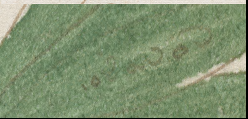
%> input picture test_image_4.png, 248 x 119 px
$ octave Final_test_case_4.m   (GNU Octave 9; MATLAB toolbox functions it lacks are replaced by stand-ins)
%> lines starting %> are read from the running program, lines starting %| are printed output that depends on the picture
### Colour_Seperation2.m
function [ImgR_back, ImgG_back, ImgB_back, Dye01_transmittance, Dye02_transmittance, Dye03_transmittance, LUTdye01, LUTdye02, LUTdye03, Q3x3Mat] = Colour_Seperation2(ImgR, ImgG, ImgB, colVectorID, DyeToBeRemovedID, doIcross)


%% INTERNAL PARAMETERS:
format long
[rowR, colR, nchR]  = size(ImgR);
Dye01_transmittance = zeros(rowR, colR);
Dye02_transmittance = zeros(rowR, colR);
Dye03_transmittance = zeros(rowR, colR);
ImgR_back           = zeros(rowR, colR);
ImgG_back           = zeros(rowR, colR);
ImgB_back          	= zeros(rowR, colR);
Const1ForNoLog0     = 0;
Const2ForNoLog0     = 0;


%% COEFFICIENTS CONNECTED TO THE colVectorID:
[SMrow, SMcol, SMnch]  = size(colVectorID);
if (SMrow==3 && SMcol==3 && SMnch==1)
    SM = colVectorID;
else

        error('ERROR: colVectorID is not correctly defined!');

end

    % "User values"
    MODx = [SM(1,1), SM(1,2), SM(1,3)];
    MODy = [SM(2,1), SM(2,2), SM(2,3)];
    MODz = [SM(3,1), SM(3,2), SM(3,3)];


%% COEFFICIENTS NORMALIZATION:

% Column-vector normalization to have 1 as final length of the columns in the 3D space.
len  = [0, 0, 0];
cosx = [0, 0, 0];
cosy = [0, 0, 0];
cosz = [0, 0, 0];
for i = 1:3
    len(i) = sqrt(MODx(i)*MODx(i) + MODy(i)*MODy(i) + MODz(i)*MODz(i)); % Normalization to have the lenght of the column equal to 1.
    if (len(i) ~= 0)
        cosx(i) = MODx(i)/len(i);
        cosy(i) = MODy(i)/len(i);
        cosz(i) = MODz(i)/len(i);
    end
end

% translation matrix
if (cosx(2)==0.0)
    if (cosy(2)==0.0)
        if (cosz(2)==0.0)
            %2nd colour is unspecified
            cosx(2)=cosz(1);
            cosy(2)=cosx(1);
            cosz(2)=cosy(1);
        end
    end
end

if cosx(3)==0.0
    if cosy(3)==0.0
        if cosz(3)==0.0
            %3rd colour is unspecified
            if doIcross==1
                cosx(3) = cosy(1) * cosz(2) - cosz(1) * cosy(2);
                cosy(3) = cosz(1) * cosx(2) - cosx(1) * cosz(2);
                cosz(3) = cosx(1) * cosy(2) - cosy(1) * cosx(2);
            else
                if ((cosx(1)*cosx(1) + cosx(2)*cosx(2))> 1)
                    %Colour_3 has a negative R component
                    cosx(3)=0.0;
                else
                    cosx(3)=sqrt(1.0-(cosx(1)*cosx(1))-(cosx(2)*cosx(2)));
                end

                if ((cosy(1)*cosy(1) + cosy(2)*cosy(2))> 1)
                    %Colour_3 has a negative G component
                    cosy(3)=0.0;
                else
                    cosy(3)=sqrt(1.0-(cosy(1)*cosy(1))-(cosy(2)*cosy(2)));
                end

                if ((cosz(1)*cosz(1) + cosz(2)*cosz(2))> 1)
                    %Colour_3 has a negative B component
                    cosz(3)=0.0;
                else
                    cosz(3)=sqrt(1.0-(cosz(1)*cosz(1))-(cosz(2)*cosz(2)));
                end
            end
        end
    end
end

leng = sqrt(cosx(3)*cosx(3) + cosy(3)*cosy(3) + cosz(3)*cosz(3));
if (leng ~= 0 && leng ~= 1)
    cosx(3)= cosx(3)/leng;
    cosy(3)= cosy(3)/leng;
    cosz(3)= cosz(3)/leng;
end

COS3x3Mat = [cosx(1) cosy(1) cosz(1); ...
             cosx(2) cosy(2) cosz(2); ...
             cosx(3) cosy(3) cosz(3)];


%% MATRIX Q USED FOR THE COLOUR DECONVOLUTION:

% Check the determinant to understand if the matrix is invertible
if det(COS3x3Mat)>=-0.001 && det(COS3x3Mat)<=0.001
    % Check column 1
    if (COS3x3Mat(1,1)+COS3x3Mat(2,1)+COS3x3Mat(3,1)==0)
        cosx(1) = 0.001;
        cosx(2) = 0.001;
        cosx(3) = 0.001;
    end
    % Check column 2
    if (COS3x3Mat(1,2)+COS3x3Mat(2,2)+COS3x3Mat(3,2)==0)
        cosy(1) = 0.001;
        cosy(2) = 0.001;
        cosy(3) = 0.001;
    end
    % Check column 3
    if (COS3x3Mat(1,3)+COS3x3Mat(2,3)+COS3x3Mat(3,3)==0)
        cosz(1) = 0.001;
        cosz(2) = 0.001;
        cosz(3) = 0.001;
    end
    % Check row 1
    if (COS3x3Mat(1,1)+COS3x3Mat(1,2)+COS3x3Mat(1,3)==0)
        cosx(1) = 0.001;
        cosy(1) = 0.001;
        cosz(1) = 0.001;
    end
    % Check row 2
    if (COS3x3Mat(2,1)+COS3x3Mat(2,2)+COS3x3Mat(2,3)==0)
        cosx(2) = 0.001;
        cosy(2) = 0.001;
        cosz(2) = 0.001;
    end
    % Check row 3
    if (COS3x3Mat(3,1)+COS3x3Mat(3,2)+COS3x3Mat(3,3)==0)
        cosx(3) = 0.001;
        cosy(3) = 0.001;
        cosz(3) = 0.001;
    end
    % Check diagonal 1
    if (COS3x3Mat(1,1)+COS3x3Mat(2,2)+COS3x3Mat(3,3)==0)
        cosx(1) = 0.001;
        cosy(2) = 0.001;
        cosz(3) = 0.001;
    end
    % Check diagonal 2
    if (COS3x3Mat(1,3)+COS3x3Mat(2,2)+COS3x3Mat(3,1)==0)
        cosz(1) = 0.001;
        cosy(2) = 0.001;
        cosx(3) = 0.001;
    end

    COS3x3Mat = [cosx(1) cosy(1) cosz(1); ...
                 cosx(2) cosy(2) cosz(2); ...
                 cosx(3) cosy(3) cosz(3)];

    if det(COS3x3Mat)>=-0.001 && det(COS3x3Mat)<=0.001
        for k = 1:3
            if (cosx(k)==0); cosx(k)=0.001; end
            if (cosy(k)==0); cosy(k)=0.001; end
            if (cosz(k)==0); cosy(k)=0.001; end
        end

        COS3x3Mat = [cosx(1) cosy(1) cosz(1); ...
                     cosx(2) cosy(2) cosz(2); ...
                     cosx(3) cosy(3) cosz(3)];

        if det(COS3x3Mat)>=-0.001 && det(COS3x3Mat)<=0.001
            disp('WARNING: the vector matrix is non invertible! So, the images of the cols (e.r. images with names: Stain0#_transmittance, and Stain0#_LUT) are OK, but the images with name "Img#_back" are unreliable!');
        end
    end
end

A = cosy(2) - cosx(2) * cosy(1) / cosx(1);
V = cosz(2) - cosx(2) * cosz(1) / cosx(1);
C = cosz(3) - cosy(3) * V/A + cosx(3) * (V/A * cosy(1) / cosx(1) - cosz(1) / cosx(1));
q2 = (-cosx(3) / cosx(1) - cosx(3) / A * cosx(2) / cosx(1) * cosy(1) / cosx(1) + cosy(3) / A * cosx(2) / cosx(1)) / C;
q1 = -q2 * V / A - cosx(2) / (cosx(1) * A);
q0 = 1.0 / cosx(1) - q1 * cosy(1) / cosx(1) - q2 * cosz(1) / cosx(1);
q5 = (-cosy(3) / A + cosx(3) / A * cosy(1) / cosx(1)) / C;
q4 = -q5 * V / A + 1.0 / A;
q3 = -q4 * cosy(1) / cosx(1) - q5 * cosz(1) / cosx(1);
q8 = 1.0 / C;
q7 = -q8 * V / A;
q6 = -q7 * cosy(1) / cosx(1) - q8 * cosz(1) / cosx(1);
Q3x3Mat = [q0, q3, q6; q1, q4, q7; q2, q5, q8];
Q3x3MatInverted = COS3x3Mat;

%% TRANSMITTANCE COMPUTATION:

for r = 1:rowR
    for c = 1:colR
        RGB1 = [ImgR(r,c), ImgG(r,c), ImgB(r,c)];
        if Const1ForNoLog0==0
            RGB1(RGB1==0)=1;
        end

        % Version1
        ACC = -log((RGB1+Const1ForNoLog0)./(255+Const1ForNoLog0));
        Dye01Dye02Dye03_Transmittance_v1 = 255.*exp(-ACC*Q3x3Mat);

        % Creation of the single mono-channels for the transmittance
        Dye01_transmittance(r,c) = Dye01Dye02Dye03_Transmittance_v1(1);
        Dye02_transmittance(r,c) = Dye01Dye02Dye03_Transmittance_v1(2);
        Dye03_transmittance(r,c) = Dye01Dye02Dye03_Transmittance_v1(3);
    end
end


rLUT = double(zeros(256,3));
gLUT = double(zeros(256,3));
bLUT = double(zeros(256,3));
for i= 1:3
    for j = 0:255
        if cosx(i)<0
            rLUT(256-j, i) = 255 + (j * cosx(i));
        else
            rLUT(256-j, i) = 255 - (j * cosx(i));
        end

        if cosy(i)<0
            gLUT(256-j, i) = 255 + (j * cosy(i));
        else
            gLUT(256-j, i) = 255 - (j * cosy(i));
        end

        if cosz(i)<0
            bLUT(256-j, i) = 255 + (j * cosz(i));
        else
            bLUT(256-j, i) = 255 - (j * cosz(i));
        end
    end
end

LUTdye01(:,1) = rLUT(:,1);
LUTdye01(:,2) = gLUT(:,1);
LUTdye01(:,3) = bLUT(:,1);
LUTdye02(:,1) = rLUT(:,2);
LUTdye02(:,2) = gLUT(:,2);
LUTdye02(:,3) = bLUT(:,2);
LUTdye03(:,1) = rLUT(:,3);
LUTdye03(:,2) = gLUT(:,3);
LUTdye03(:,3) = bLUT(:,3);
LUTdye01 = LUTdye01./255;
LUTdye02 = LUTdye02./255;
LUTdye03 = LUTdye03./255;

%% REMOVE THE CONTRIBUTION OF A col FROM THE RGB IMAGE:

% Select the stain to be removed:
if DyeToBeRemovedID == 1
    Dye01_transmittance = double(255.*ones(rowR, colR, 1));
elseif DyeToBeRemovedID == 2
    Dye02_transmittance = double(255.*ones(rowR, colR, 1));
elseif DyeToBeRemovedID == 3
    Dye03_transmittance = double(255.*ones(rowR, colR, 1));
end

% Use the Q3x3MatInverted to go back in RGB
for r = 1:rowR
    for c = 1:colR
        Dye01Dye02Dye03_transmittance = [Dye01_transmittance(r,c), Dye02_transmittance(r,c), Dye03_transmittance(r,c)];
        ACC2 = -log((Dye01Dye02Dye03_transmittance+Const2ForNoLog0)./(255+Const2ForNoLog0))*Q3x3MatInverted;
        RGB_backNoNorm = exp(-ACC2);
        RGB_back = (255.*RGB_backNoNorm);
        ImgR_back(r,c) = RGB_back(1);
        ImgG_back(r,c) = RGB_back(2);
        ImgB_back(r,c) = RGB_back(3);
    end
end
ImgR_back(ImgR_back>255) = 255;
ImgG_back(ImgG_back>255) = 255;
ImgB_back(ImgB_back>255) = 255;
ImgR_back(ImgR_back<0) = 0;
ImgG_back(ImgG_back<0) = 0;
ImgB_back(ImgB_back<0) = 0;
ImgR_back = floor(ImgR_back);
ImgG_back = floor(ImgG_back);
ImgB_back = floor(ImgB_back);

%% OUTPUT SETTINGS:

format short

### Final_test_case_4.m
clc, clear, close all


% Define the col vectors using the provided colx, coly, and colz
% retrived from IDE
Color1 = [0.592132, 0.4580393, 0.6630081];
Color2 = [0.39982012, 0.55231196, 0.7315021];
Color3 = [0.69965965, 0.6965282, 0.15913807];

% Create the color vector matrix
colVectorID = [Color1; Color2; Color3];


ImgRGB                  = double(imread('test_image_4.png'));
DyeToBeRemovedID        = 0;
doIcross                = 1;

figure, imshow(uint8(ImgRGB), [], 'Border', 'Tight')
ImgR = ImgRGB(:,:,1);
ImgG = ImgRGB(:,:,2);
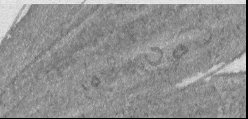
%> ImgG: size 119x248 double; min 0, max 239, mean 144.3
ImgB = ImgRGB(:,:,3);
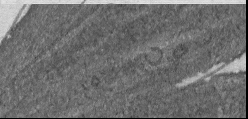
%> ImgB: size 119x248 double; min 0, max 233, mean 110.7

[ImgR_back, ImgG_back, ImgB_back, Dye01_transmittance, Dye02_transmittance, Dye03_transmittance, LUTdye01, LUTdye02, LUTdye03, Q3x3Mat] = Colour_Seperation2(ImgR, ImgG, ImgB, colVectorID, DyeToBeRemovedID, doIcross);
%> after the loop in Colour_Seperation2, `for r = 1:rowR`:
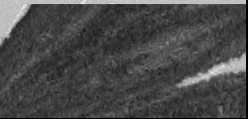
%> Dye01_transmittance: size 119x248 double; min 12.06, max 340.6, mean 107; drawn with min black and max white
%> after the loop in Colour_Seperation2, `for r = 1:rowR`:
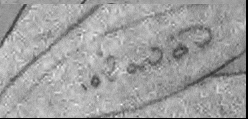
%> Dye02_transmittance: size 119x248 double; min 3.53, max 308.6, mean 193.4; drawn with min black and max white
%> after the loop in Colour_Seperation2, `for r = 1:rowR`:
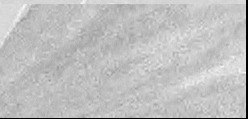
%> Dye03_transmittance: size 119x248 double; min 17.54, max 307.7, mean 236; drawn with min black and max white
%> after the loop in Colour_Seperation2, `for r = 1:rowR`: RGB1 = [1 1 1]
%> LUTdye01 = 256 rows, first 12: [0.408 0.6 0.3; 0.41 0.602 0.303; 0.413 0.603 0.306; 0.415 0.605 0.309; 0.417 0.606 0.311; 0.419 0.608 0.314; 0.422 0.61 0.317; 0.424 0.611 0.32; 0.426 0.613 0.322; 0.429 0.614 0.325; 0.431 0.616 0.328; 0.433 0.617 0.331]; LUTdye02 = 256 rows, first 12: [0.542 0.448 0.303; 0.544 0.45 0.306; 0.546 0.452 0.309; 0.547 0.454 0.312; 0.549 0.456 0.314; 0.551 0.459 0.317; 0.553 0.461 0.32; 0.555 0.463 0.323; 0.556 0.465 0.325; 0.558 0.467 0.328; 0.56 0.469 0.331; 0.562 0.472 0.334]; LUTdye03 = 256 rows, first 12: [0.337 0.268 0.841; 0.34 0.271 0.841; 0.342 0.274 0.842; 0.345 0.277 0.843; 0.347 0.28 0.843; 0.35 0.283 0.844; 0.353 0.286 0.845; 0.355 0.289 0.845; 0.358 0.291 0.846; 0.36 0.294 0.846; 0.363 0.297 0.847; 0.366 0.3 0.848]; Q3x3Mat = [3.64 -3.87 0.931; -3.35 3.19 0.793; 0.269 1.45 -1.24]


ImgRGB_back(:,:,1) = ImgR_back;
ImgRGB_back(:,:,2) = ImgG_back;
ImgRGB_back(:,:,3) = ImgB_back;


figure, imshow(ind2rgb(uint8(Dye02_transmittance), LUTdye02), 'Border', 'Tight')
%> after `imshow(ind2rgb(uint8(Dye02_transmittance), LUTdye02), 'Border', 'Tight`:
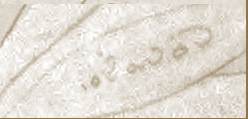
%> displayed picture: size 119x248x3, on the screen's scale of 0 to 255; mean R, G, B 226.8, 220.9, 212
figure, imshow(ind2rgb(uint8(Dye03_transmittance), LUTdye03), 'Border', 'Tight')
%> after `imshow(ind2rgb(uint8(Dye03_transmittance), LUTdye03), 'Border', 'Tight`:
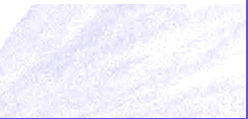
%> displayed picture: size 119x248x3, on the screen's scale of 0 to 255; mean R, G, B 241.7, 240.3, 251.8

% OUTPUT VISUALIZATION: LUTs IN THE IMAGEJFORMAT
LUTStain01_ImageJ = round(LUTdye01.*255); % Use this to obtain the same values of the ImageJ Colour Deconvolution plugin. Basically, it is a uint8 conversion with rounded values.
%> LUTStain01_ImageJ = 256 rows, first 12: [104 153 77; 105 153 77; 105 154 78; 106 154 79; 106 155 79; 107 155 80; 108 155 81; 108 156 81; 109 156 82; 109 157 83; 110 157 84; 111 157 84]
LUTStain02_ImageJ = round(LUTdye02.*255); % Use this to obtain the same values of the ImageJ Colour Deconvolution plugin. Basically, it is a uint8 conversion with rounded values.
%> LUTStain02_ImageJ = 256 rows, first 12: [138 114 77; 139 115 78; 139 115 79; 140 116 79; 140 116 80; 140 117 81; 141 117 82; 141 118 82; 142 119 83; 142 119 84; 143 120 84; 143 120 85]
LUTStain03_ImageJ = round(LUTdye03.*255);
%> LUTStain03_ImageJ = 256 rows, first 12: [86 68 214; 87 69 215; 87 70 215; 88 71 215; 89 71 215; 89 72 215; 90 73 215; 91 74 216; 91 74 216; 92 75 216; 93 76 216; 93 77 216]

$ run again, with test_image_1.png copied over test_image_4.png
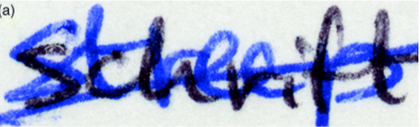
%> input picture test_image_1.png, 420 x 127 px, shrunk from 794 x 240 before the run
%> after the loop in Colour_Seperation2, `for r = 1:rowR`:
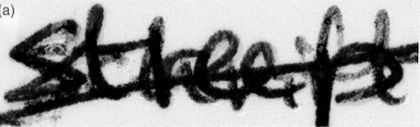
%> Dye03_transmittance: size 127x420 double; min 0.0799, max 269.1, mean 158.7; drawn with min black and max white
%> after the loop in Colour_Seperation2, `for r = 1:rowR`: RGB1 = [255 255 255]
%> LUTdye01 = 256 rows, first 12: [0.408 0.6 0.3; 0.41 0.602 0.303; 0.413 0.603 0.306; 0.415 0.605 0.309; 0.417 0.606 0.311; 0.419 0.608 0.314; 0.422 0.61 0.317; 0.424 0.611 0.32; 0.426 0.613 0.322; 0.429 0.614 0.325; 0.431 0.616 0.328; 0.433 0.617 0.331]; LUTdye02 = 256 rows, first 12: [0.542 0.448 0.303; 0.544 0.45 0.306; 0.546 0.452 0.309; 0.547 0.454 0.312; 0.549 0.456 0.314; 0.551 0.459 0.317; 0.553 0.461 0.32; 0.555 0.463 0.323; 0.556 0.465 0.325; 0.558 0.467 0.328; 0.56 0.469 0.331; 0.562 0.472 0.334]; LUTdye03 = 256 rows, first 12: [0.337 0.268 0.841; 0.34 0.271 0.841; 0.342 0.274 0.842; 0.345 0.277 0.843; 0.347 0.28 0.843; 0.35 0.283 0.844; 0.353 0.286 0.845; 0.355 0.289 0.845; 0.358 0.291 0.846; 0.36 0.294 0.846; 0.363 0.297 0.847; 0.366 0.3 0.848]; Q3x3Mat = [3.64 -3.87 0.931; -3.35 3.19 0.793; 0.269 1.45 -1.24]
%> `imshow(ind2rgb(uint8(Dye03_transmittance), LUTdye03), 'Border', 'Tight`:
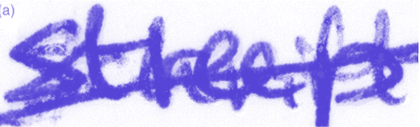
%> displayed picture: size 127x420x3, on the screen's scale of 0 to 255; mean R, G, B 191.1, 184.5, 239.7
%> LUTStain01_ImageJ = 256 rows, first 12: [104 153 77; 105 153 77; 105 154 78; 106 154 79; 106 155 79; 107 155 80; 108 155 81; 108 156 81; 109 156 82; 109 157 83; 110 157 84; 111 157 84]
%> LUTStain02_ImageJ = 256 rows, first 12: [138 114 77; 139 115 78; 139 115 79; 140 116 79; 140 116 80; 140 117 81; 141 117 82; 141 118 82; 142 119 83; 142 119 84; 143 120 84; 143 120 85]
%> LUTStain03_ImageJ = 256 rows, first 12: [86 68 214; 87 69 215; 87 70 215; 88 71 215; 89 71 215; 89 72 215; 90 73 215; 91 74 216; 91 74 216; 92 75 216; 93 76 216; 93 77 216]
